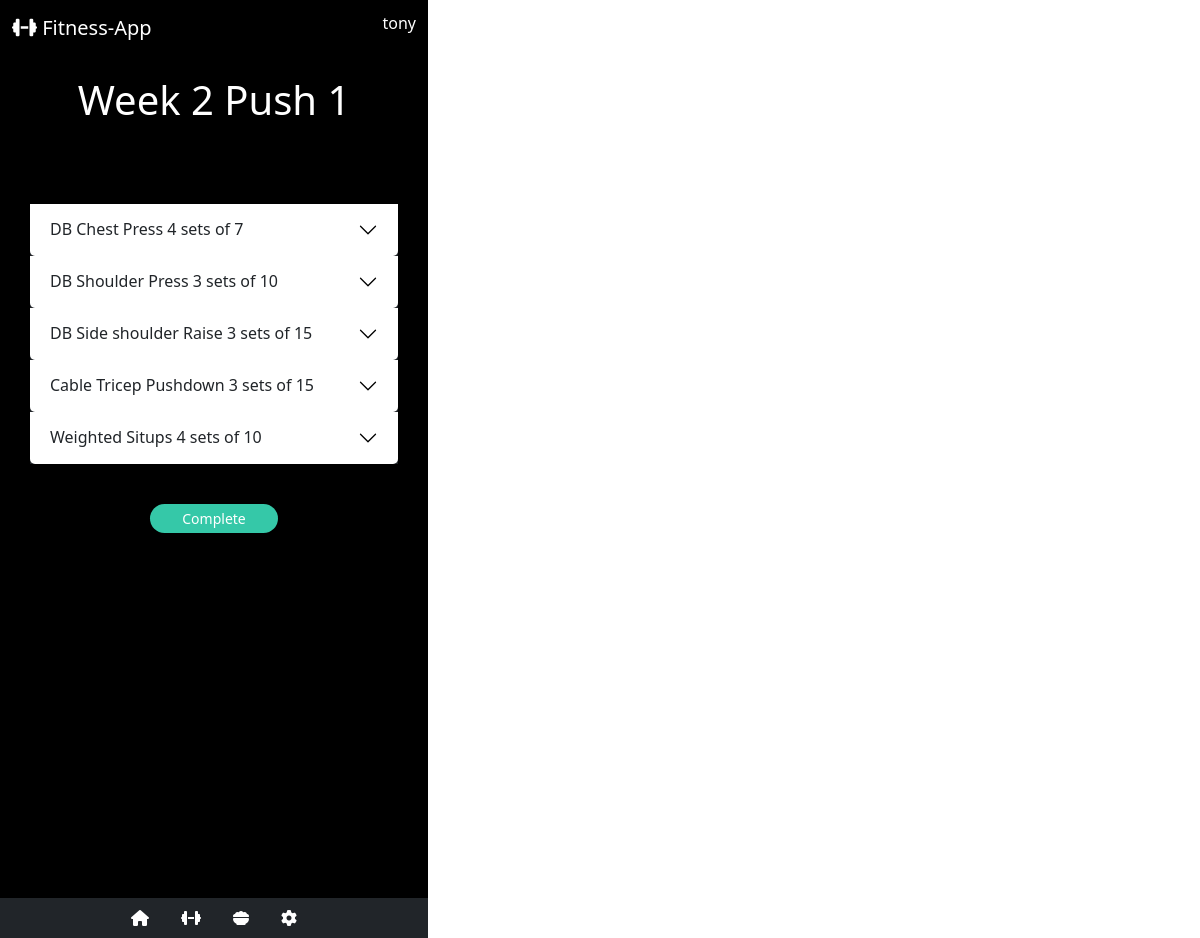
Page /workouts/daily/wgif-w2-d1 (signed in) on the committed database.
### users/models.py (models this page shows, shortened)
class FitnessUser(AbstractUser):
    first_name = models.CharField(max_length=30)
    last_name = models.CharField(max_length=30)
    email = models.EmailField(max_length=60)
    age_category = models.ForeignKey(
        AgeGroup,
        on_delete=models.CASCADE,
        blank=True,
        null=True
    )
    goal = models.IntegerField(default=1 ,choices=Purpose.choices)
    weight = models.CharField(max_length=30)
    height = models.CharField(max_length=30)
    gender = models.ForeignKey(
        Gender,
        on_delete=models.CASCADE,
        blank=True,
        null=True
    )
    exercise_frequency = models.IntegerField(default=1 ,choices=Frequency.choices)
    template_id = models.ForeignKey(
        Workout_template,
        default=1,
        on_delete=models.CASCADE,
        blank=True,
        null=True
        )
    completed_workouts = models.ManyToManyField(SingleWorkout)

### workout/models.py (models this page shows, shortened)
class SingleWorkout(models.Model):
    name = models.CharField(max_length=128)
    display_name = models.CharField(max_length=128, default='display name')
    exercise_1 = models.TextField(blank=True)
    description_1 = models.TextField(blank=True)
    exercise_2 = models.TextField(blank=True)
    description_2 = models.TextField(blank=True)
    exercise_3 = models.TextField(blank=True)
    description_3 = models.TextField(blank=True)
    exercise_4 = models.TextField(blank=True)
    description_4 = models.TextField(blank=True)
    exercise_5 = models.TextField(blank=True)
    description_5 = models.TextField(blank=True)
    completed_status = models.BooleanField(default=False)
    slug = models.SlugField(null=False, unique=True)

### workout/views.py (the view)
# urls.py: path('daily/<slug:slug>', WorkoutDetailView.as_view(), name="daily"),
class WorkoutDetailView(LoginRequiredMixin, DetailView):
    model = SingleWorkout
    template_name = 'workout/daily_view.html'
    success_url = reverse_lazy("template")
    def get_context_data(self, **kwargs):
        context = super(WorkoutDetailView, self).get_context_data(**kwargs)
        user = FitnessUser.objects.get(pk = self.request.user.pk)
        context['exercise'] = SingleWorkout.objects.get(slug = self.kwargs['slug'])
        context['workouts'] = {}
        for workout in user.completed_workouts.all():
            context['workouts'][workout.name] = workout
        return context

### templates/workout/daily_view.html (shortened to what this page needs)
{% extends 'base.html' %}
 {%block content %}
<nav class="navbar">
  <div class="container-fluid">
    <a class="navbar-brand" href="#">
      <i class="fa-solid fa-dumbbell"></i>
      Fitness-App
    </a>
    <h6>{{ request.user }}</h6>
  </div>
</nav>
<div class="daily">
  <h1 class="exercisetitle">{{exercise.display_name}}</h1>
  <div class="accordion accordion-flush" id="accordionFlushExample">
    <div class="accordion-item">
      <h2 class="accordion-header" id="flush-headingOne">
        <button
          class="accordion-button collapsed"
          type="button"
          data-bs-toggle="collapse"
          data-bs-target="#flush-collapseOne"
          aria-expanded="false"
          aria-controls="flush-collapseOne"
        >
          {{ exercise.exercise_1 }}
        </button>
      </h2>
      <div class="accordion-item">
        <h2 class="accordion-header" id="flush-headingTwo">
          <button
            class="accordion-button collapsed"
            type="button"
            data-bs-toggle="collapse"
            data-bs-target="#flush-collapseTwo"
            aria-expanded="false"
            aria-controls="flush-collapseTwo"
          >
            {{ exercise.exercise_2 }}
          </button>
        </h2>
        <div class="accordion-item">
          <h2 class="accordion-header" id="flush-headingThree">
            <button
              class="accordion-button collapsed"
              type="button"
              data-bs-toggle="collapse"
              data-bs-target="#flush-collapseThree"
              aria-expanded="false"
              aria-controls="flush-collapseThree"
            >
              {{ exercise.exercise_3 }}
            </button>
          </h2>
          <div class="accordion-item">
            <h2 class="accordion-header" id="flush-headingFour">
              <button
                class="accordion-button collapsed"
                type="button"
                data-bs-toggle="collapse"
                data-bs-target="#flush-collapseFour"
                aria-expanded="false"
                aria-controls="flush-collapseFour"
              >
                {{ exercise.exercise_4 }}
              </button>
            </h2>
            <div class="accordion-item">
              <h2 class="accordion-header" id="flush-headingFive">
                <button
                  class="accordion-button collapsed"
                  type="button"
                  data-bs-toggle="collapse"
                  data-bs-target="#flush-collapseFive"
                  aria-expanded="false"
                  aria-controls="flush-collapseFive"
                >
                  {{ exercise.exercise_5 }}
                </button>
              </h2>
            </div>
          </div>
        </div>
    </div>
</div>
  </div>
            {% if exercise.name in workouts %}
            <h5 class="workoutcomplete">Workout Already Completed</h5>
            <div class="dailyresetbtn">
              <form
                method="POST"
                action="{% url 'remove' slug=exercise.slug %}"
              >
                {% csrf_token %}
                <button class="btn btn-primary btn-sm">Reset</button>
              </form>
            </div>
            {% else %}
            <div class="dailycompletebtn">
              <form
                method="POST"
                action="{% url 'update' slug=exercise.slug %}"
              >
                <button class="btn btn-primary btn-sm">Complete</button>
              </form>
            </div>
            {% endif %}
          </div>
          <div class="dailynavbar">
            <ul class="nav sticky-bottom bg-dark justify-content-center">
              <li class="nav-item">
                <a class="nav-link active" href="{% url 'home' %}">
                  <i class="fa-solid fa-house"></i>
                </a>
              </li>
              <li class="nav-item">
                <a class="nav-link" href="{% url 'template' %}">
                  <i class="fa-solid fa-dumbbell"></i>
                </a>
              </li>
              <li class="nav-item">
                <a class="nav-link" href="{% url 'nutrition' %}">
                  <i class="fa-solid fa-bowl-food"></i>
                </a>
              </li>
              <li class="nav-item">
                <a class="nav-link" href="{% url 'account' %}">
                  <i class="fa-solid fa-gear"></i>
                </a>
              </li>
            </ul>
          </div>
          {% endblock content %}

### static/css/base.css (style rules this page uses)
* { max-width: 428px; max-height: 926px; }
button.btn { display: block; border: none; margin-bottom: 20px; margin-top: 20px; width: 100%; background-color: #35c8a8; border-radius: 25px; }
a.nav-link { color: white; }
.daily .accordion-item { background-color: #212529; color: white; }
.daily .accordion { background-color: white; border: none; margin-top: 80px; border-radius: 25px; }
.accordion { margin: 30px; }
.dailycompletebtn button.btn { margin: 35%; border: none; margin-bottom: 0px; margin-top: 40px; width: 30%; background-color: #35c8a8; border-radius: 25px; }
.exercisetitle { text-align: center; margin-bottom: 30px; margin-top:20px; }
.dailynavbar { margin-top: 365px; }
.navbar .navbar-brand { color: white; }
.navbar a.navbar-brand { color: white; text-decoration: none !important; }

### rows in the picture
FitnessUser: user "tony"
SingleWorkout: display_name "Week 2 Push 1", exercise_1 "DB Chest Press 4 sets of 7", exercise_2 "DB Shoulder Press 3 sets of 10", exercise_3 "DB Side shoulder Raise 3 sets of 15", exercise_4 "Cable Tricep Pushdown 3 sets of 15", exercise_5 "Weighted Situps 4 sets of 10"
